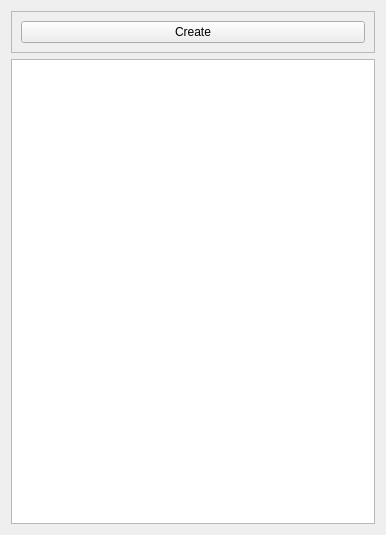
<?xml version="1.0" encoding="UTF-8"?>
<ui version="4.0">
 <class>AlbumListWidget</class>
 <widget class="QWidget" name="AlbumListWidget">
  <property name="geometry">
   <rect>
    <x>0</x>
    <y>0</y>
    <width>386</width>
    <height>535</height>
   </rect>
  </property>
  <property name="windowTitle">
   <string>Album List</string>
  </property>
  <layout class="QVBoxLayout" name="verticalLayout">
   <item>
    <widget class="QFrame" name="frame">
     <property name="frameShape">
      <enum>QFrame::StyledPanel</enum>
     </property>
     <property name="frameShadow">
      <enum>QFrame::Raised</enum>
     </property>
     <layout class="QHBoxLayout" name="horizontalLayout">
      <item>
       <widget class="QPushButton" name="createAlbumButton">
        <property name="text">
         <string>Create</string>
        </property>
        <property name="icon">
         <iconset resource="resources.qrc">
          <normaloff>:/icons/res/album-add.png</normaloff>:/icons/res/album-add.png</iconset>
        </property>
       </widget>
      </item>
     </layout>
    </widget>
   </item>
   <item>
    <widget class="QListView" name="albumList"/>
   </item>
  </layout>
 </widget>
 <resources>
  <include location="resources.qrc"/>
 </resources>
 <connections/>
</ui>
